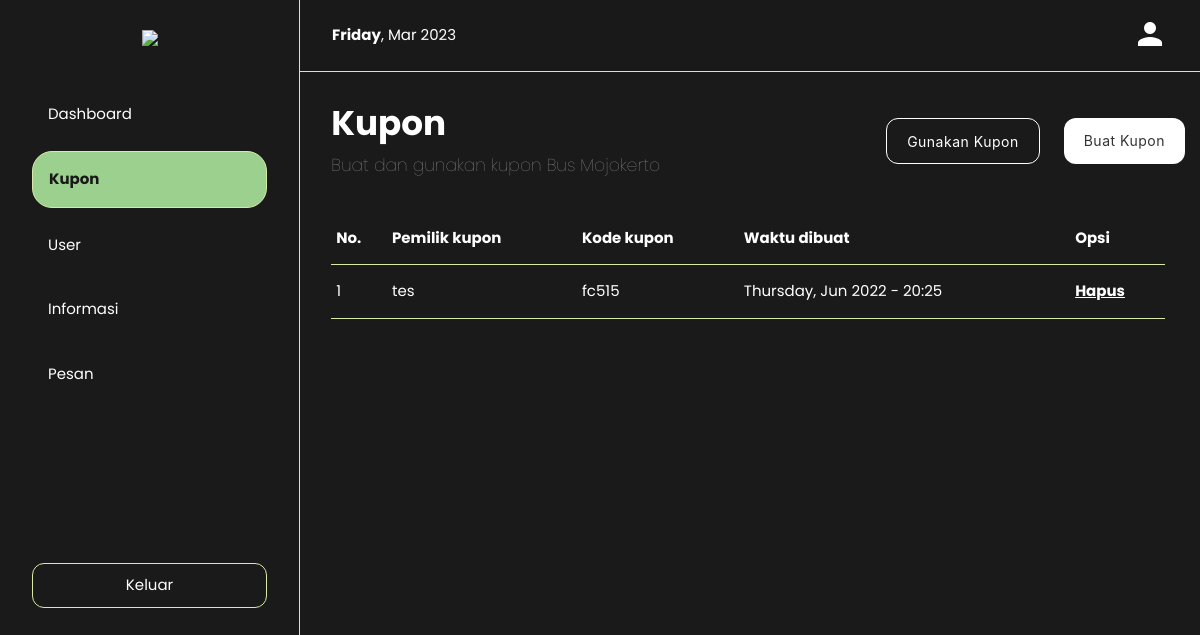
The page /coupon-admin.php (signed in) on the database its author committed.
### tables this page shows
CREATE TABLE `kupon` (
  `id_kupon` int(11) NOT NULL,
  `id_user` int(11) NOT NULL,
  `kode_kupon` varchar(255) NOT NULL,
  `waktu_dibuat` varchar(255) NOT NULL
);

CREATE TABLE `users` (
  `id` int(11) NOT NULL,
  `fullname` varchar(255) NOT NULL,
  `email` varchar(255) NOT NULL,
  `phone` varchar(200) NOT NULL,
  `password` varchar(255) NOT NULL
);

### coupon-admin.php (the view, shortened to what this page needs)
<?php
	include_once("config.php");
	$show = mysqli_query($connect, "SELECT * FROM kupon ORDER BY id_kupon DESC");
?>
<!DOCTYPE html>
<html>
<head>
	<link rel="stylesheet" href="style.css">
	<link rel="stylesheet" href="https://cdnjs.cloudflare.com/ajax/libs/materialize/1.0.0/css/materialize.min.css">
</head>
<body style="background-color:#191A19;">
  	<div class="row">
  		<div class="col s3 sidebar-admin">
  			<center>
  				<a href="dashboard-admin.php" class="brand-logo">
     				<img src="img/logo.png">
     			</a>
     			<div class="menu-sidebar">
     				<ul>
     					<li>
     						<a href="dashboard-admin.php" style="color:#fff !important;">Dashboard</a>
     					</li>
     					<li class="activated-admin">
     						<a href="coupon-admin.php">Kupon</a>
     					</li>
     					<li>
     						<a href="user-data.php" style="color:#fff !important;">User</a>
     					</li>
     					<li>
     						<a href="information.php" style="color:#fff !important;">Informasi</a>
     					</li>
     					<li>
     						<a href="message.php" style="color:#fff !important;">Pesan</a>
     					</li>
     				</ul>
     			</div>
     			<div class="logout-admin">
     				<a href="logout-admin.php" class="btn-logout-admin">Keluar</a>
     			</div>
     		</center>
  		</div>
  		<div class="col s9 navbar" style="padding:0px !important;">
  			<nav class="nav-admin">
    			<div class="nav-wrapper">
    				<span class="align-left time-admin">
    					<?php
    						echo date('<b>' . "l</b>, M Y");
    					?>
    				</span>
      				<ul class="right hide-on-med-and-down" style="margin-right:17px;">
        				<li>
        					<a href="profile-admin.php" style="margin-top:2px;">
        						<div>
        							<i class="material-icons" style="font-size:36px;">person</i>
        						</div>
        					</a>
        				</li>
      				</ul>
    			</div>
  			</nav>
  			<div class="row dashboard">
  				<div class="col s7 dashboard-content">
  					<h4 style="color:#fff">Kupon</h4>
  					<h6 style="color:#999;">Buat dan gunakan kupon Bus Mojokerto</h6>
  				</div>
  				<div class="col s5 center-align" style="margin-top:46px !important;">
  					<button data-target="modal01" class="btn modal-trigger use-coupon">Gunakan kupon</button>
  					<button data-target="modal02" class="btn modal-trigger add-coupon">Buat kupon</button>
  				</div>
  				<div class="col s12">
  					<table class="coupon-table">
  						<tr>
  							<th>No.</th>
  							<th>Pemilik kupon</th>
  							<th>Kode kupon</th>
  							<th>Waktu dibuat</th>
  							<th>Opsi</th>
  						</tr>
  					<?php
						$no = 1;
						while($data = mysqli_fetch_array($show)){
							echo "<tr>";
								echo "<td>".$no++."</td>";
							$user = mysqli_query($connect, "SELECT * FROM users WHERE id = '$data[id_user]'");
							$run = mysqli_fetch_array($user);
							$nama_user = $run['fullname'];
								echo "<td>".$nama_user."</td>";
								echo "<td>".$data['kode_kupon']."</td>";
								echo "<td>".$data['waktu_dibuat']."</td>";
								echo "<td><a href='delete-coupon.php?id_kupon=$data[id_kupon]' class='delete-coupon'>Hapus</a></td>";
							echo "</tr>";
						}
					?>
  					</table>
  				</div>
  			</div>
  		</div>
  	</div>
</body>
</html>

### style.css (style rules this page uses)
body { font-family:"Poppins", sans-serif; }
.brand-logo img { width: 160px; margin-top:30px; }
nav { background-color:#fff !important; height:72px !important; line-height:70px !important; box-shadow:0px 0px !important; border-bottom:1px solid #191919; }
.nav-admin { background-color:#191919 !important; height:72px !important; line-height:70px !important; box-shadow:0px 0px !important; border-bottom:1px solid #D8E9A8; }
nav ul a { color:#191919; }
.sidebar-admin { border-right:1px solid #D8E9A8; position:fixed; height:100%; padding:0px 32px !important; }
.logout-admin { border:1px solid #D8E9A8; width:auto; margin-top:162px; border-radius:12px; padding:10px; }
.btn-logout-admin { color:#fff; }
.navbar { position:fixed; right:0px !important; }
.menu-sidebar { margin-top:34px; }
.menu-sidebar ul li { padding:16px; border-radius:20px; margin-bottom:10px; text-align:left; }
.menu-sidebar ul li a { color:#191919 !important; }
.time-admin { color:#fff; margin-left:32px; }
.activated-admin { background-color:#9CD08F !important; border: 1px solid #D8E9A8; }
.activated-admin a { color:#191919 !important; font-weight:bold; }
.dashboard { margin-left:20px !important; }
.dashboard-content { margin-left:100px; margin-top:10px; padding-right:32px !important; }
.dashboard-content h4 { font-weight: bolder; }
.dashboard-content h6 { font-weight:lighter; color:#777; }
::placeholder { color:#9e9e9e !important; }
.add-coupon { background-color:#fff !important; color:#333 !important; text-transform:capitalize !important; padding:0 20px !important; border-radius:12px !important; box-shadow:none !important; height:46px !important; line-height:46px !important; margin-left:20px; }
.use-coupon { border:1px solid #fff !important; background-color:transparent !important; color:#fff !important; text-transform:capitalize !important; padding:0 20px !important; border-radius:12px !important; box-shadow:none !important; height:46px !important; line-height:46px !important; margin-left:20px; }
.coupon-table { color:#fff !important; width:96%; margin-top:30px; }
.coupon-table tr { border-bottom:1px solid #D8E9A8; }
.delete-coupon { color:#fff; font-weight:bold; text-decoration:underline; }

### rows shown on the page
kupon: id_user.fullname "tes", kode_kupon "fc515", waktu_dibuat "Thursday, Jun 2022 - 20:25"

### other values the page prints
date('<b>' . "l</b>, M Y") "Friday , Mar 2023"
